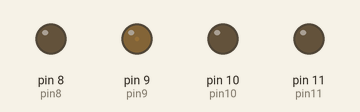
Recording of a sketch running on a simulated Arduino Uno, built with avr-gcc and run on an emulated ATmega328P. On the bench: output pins drawn as LEDs (lit = HIGH).

Above: at 0.05 s.
At 0.4 s:
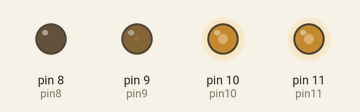
At 0.6 s:
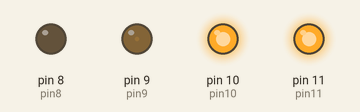
Timing chart, 0 to 3.0 s (numbered marks = the images above):
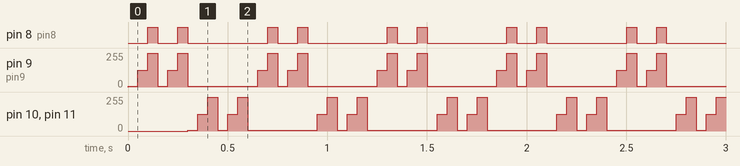

Measured:
- by itself, pin 8 (pin8): repeats every 0.60 s: LOW 0.10 s, HIGH 0.05 s, LOW 0.40 s, HIGH 0.05 s
- by itself, pin 9 (pin9), pin 10 (pin10), pin 11 (pin11): repeats every 0.60 s: 125/255 0.05 s, 255/255 0.05 s, 5/255 0.05 s, 125/255 0.05 s, 255/255 0.05 s, 5/255 0.35 s

The sketch:

sketch_apr4b.ino
```cpp
int pin8 = 8;
int pin9 = 9;
int pin10 = 10;
int pin11 = 11;
int bright = 255;
int medium = 125;
int dim = 5;
int wait = 50;
int longWait =1000;
void setup() {
  // put your setup code here, to run once:
  pinMode(pin9,OUTPUT);
}

void loop() {
  // put your main code here, to run repeatedly:
  //pin 8
  analogWrite(pin8,dim);
  analogWrite(pin9,dim);
  delay(wait);

  analogWrite(pin8,medium);
  analogWrite(pin9,medium);
  delay(wait);
  analogWrite(pin8,bright);
  analogWrite(pin9,bright);
  delay(wait);
  analogWrite(pin8,dim);
  analogWrite(pin9,dim);
    analogWrite(pin8,dim);
  analogWrite(pin9,dim);
  delay(wait);

  analogWrite(pin8,medium);
  analogWrite(pin9,medium);
  delay(wait);
  analogWrite(pin8,bright);
  analogWrite(pin9,bright);
  delay(wait);
  analogWrite(pin8,dim);
  analogWrite(pin9,dim);
  // delay(longWait);

  //pin10 and 11
  analogWrite(pin10,dim);
  analogWrite(pin11,dim);
  delay(wait);
  analogWrite(pin10,medium);
  analogWrite(pin11,medium);
  delay(wait);

  analogWrite(pin10,bright);
  analogWrite(pin11,bright);
  delay(wait);
  analogWrite(pin10,dim);
  analogWrite(pin11,dim);
    analogWrite(pin10,dim);
  analogWrite(pin11,dim);
  delay(wait);
  analogWrite(pin10,medium);
  analogWrite(pin11,medium);
  delay(wait);

  analogWrite(pin10,bright);
  analogWrite(pin11,bright);
  delay(wait);
  analogWrite(pin10,dim);
  analogWrite(pin11,dim);
  // delay(longWait);
}
```
